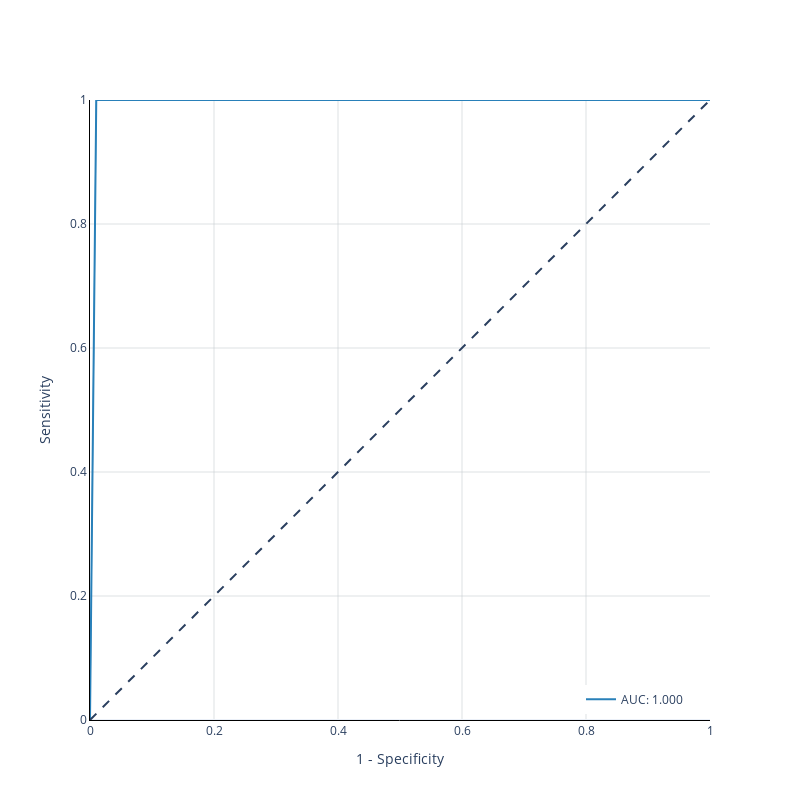

Write notebook code for a chart like this one.
### Code cell
kind = 'val'
c_fill      = 'rgba(52, 152, 219, 0.2)'
c_line      = 'rgba(52, 152, 219, 0.5)'
c_line_main = 'rgba(41, 128, 185, 1.0)'
c_grid      = 'rgba(189, 195, 199, 0.5)'
c_annot     = 'rgba(149, 165, 166, 0.5)'
c_highlight = 'rgba(192, 57, 43, 1.0)'
fpr_mean    = np.linspace(0, 1, 100)
interp_tprs = []
for i in range(100):
    fpr           = results[kind]['fpr'][i]
    tpr           = results[kind]['tpr'][i]
    interp_tpr    = np.interp(fpr_mean, fpr, tpr)
    interp_tpr[0] = 0.0
    interp_tprs.append(interp_tpr)
tpr_mean     = np.mean(interp_tprs, axis=0)
tpr_mean[-1] = 1.0
tpr_std      = 2*np.std(interp_tprs, axis=0)
tpr_upper    = np.clip(tpr_mean+tpr_std, 0, 1)
tpr_lower    = tpr_mean-tpr_std
auc          = np.mean(results[kind]['auc'])
fig = go.Figure([
    go.Scatter(
        x          = fpr_mean,
        y          = tpr_upper,
        line       = dict(color=c_line, width=1),
        hoverinfo  = "skip",
        showlegend = False,
        name       = 'upper'),
    go.Scatter(
        x          = fpr_mean,
        y          = tpr_lower,
        fill       = 'tonexty',
        fillcolor  = c_fill,
        line       = dict(color=c_line, width=1),
        hoverinfo  = "skip",
        showlegend = False,
        name       = 'lower'),
    go.Scatter(
        x          = fpr_mean,
        y          = tpr_mean,
        line       = dict(color=c_line_main, width=2),
        hoverinfo  = "skip",
        showlegend = True,
        name       = f'AUC: {auc:.3f}')
])
fig.add_shape(
    type ='line', 
    line =dict(dash='dash'),
    x0=0, x1=1, y0=0, y1=1
)
fig.update_layout(
    template    = 'plotly_white', 
    title_x     = 0.5,
    xaxis_title = "1 - Specificity",
    yaxis_title = "Sensitivity",
    width       = 800,
    height      = 800,
    legend      = dict(
        yanchor="bottom", 
        xanchor="right", 
        x=0.95,
        y=0.01,
    )
)
fig.update_yaxes(
    range       = [0, 1],
    gridcolor   = c_grid,
    scaleanchor = "x", 
    scaleratio  = 1,
    linecolor   = 'black')
fig.update_xaxes(
    range       = [0, 1],
    gridcolor   = c_grid,
    constrain   = 'domain',
    linecolor   = 'black')

### Figure 1 — Plotly figure (JSON) as saved in the notebook; plotly's stock layout.template omitted (floating-point values rounded to 4 significant figures)
{"data": [{"hoverinfo": "skip", "line": {"color": "rgba(52, 152, 219, 0.5)", "width": 1}, "name": "upper", "showlegend": false, "type": "scatter", "x": [0, 0.0101, 0.0202, 0.0303, 0.0404, 0.05051, 0.06061, 0.07071, 0.08081, 0.09091, 0.101, 0.1111, 0.1212, 0.1313, 0.1414, 0.1515, 0.1616, 0.1717, 0.1818, 0.1919, 0.202, 0.2121, 0.2222, 0.2323, 0.2424, 0.2525, 0.2626, 0.2727, 0.2828, 0.2929, 0.303, 0.3131, 0.3232, 0.3333, 0.3434, 0.3535, 0.3636, 0.3737, 0.3838, 0.3939, 0.404, 0.4141, 0.4242, 0.4343, 0.4444, 0.4545, 0.4646, 0.4747, 0.4848, 0.4949, 0.5051, 0.5152, 0.5253, 0.5354, 0.5455, 0.5556, 0.5657, 0.5758, 0.5859, 0.596, 0.6061, 0.6162, 0.6263, 0.6364, 0.6465, 0.6566, 0.6667, 0.6768, 0.6869, 0.697, 0.7071, 0.7172, 0.7273, 0.7374, 0.7475, 0.7576, 0.7677, 0.7778, 0.7879, 0.798, 0.8081, 0.8182, 0.8283, 0.8384, 0.8485, 0.8586, 0.8687, 0.8788, 0.8889, 0.899, 0.9091, 0.9192, 0.9293, 0.9394, 0.9495, 0.9596, 0.9697, 0.9798, 0.9899, 1], "y": [0, 1, 1, 1, 1, 1, 1, 1, 1, 1, 1, 1, 1, 1, 1, 1, 1, 1, 1, 1, 1, 1, 1, 1, 1, 1, 1, 1, 1, 1, 1, 1, 1, 1, 1, 1, 1, 1, 1, 1, 1, 1, 1, 1, 1, 1, 1, 1, 1, 1, 1, 1, 1, 1, 1, 1, 1, 1, 1, 1, 1, 1, 1, 1, 1, 1, 1, 1, 1, 1, 1, 1, 1, 1, 1, 1, 1, 1, 1, 1, 1, 1, 1, 1, 1, 1, 1, 1, 1, 1, 1, 1, 1, 1, 1, 1, 1, 1, 1, 1]}, {"fill": "tonexty", "fillcolor": "rgba(52, 152, 219, 0.2)", "hoverinfo": "skip", "line": {"color": "rgba(52, 152, 219, 0.5)", "width": 1}, "name": "lower", "showlegend": false, "type": "scatter", "x": [0, 0.0101, 0.0202, 0.0303, 0.0404, 0.05051, 0.06061, 0.07071, 0.08081, 0.09091, 0.101, 0.1111, 0.1212, 0.1313, 0.1414, 0.1515, 0.1616, 0.1717, 0.1818, 0.1919, 0.202, 0.2121, 0.2222, 0.2323, 0.2424, 0.2525, 0.2626, 0.2727, 0.2828, 0.2929, 0.303, 0.3131, 0.3232, 0.3333, 0.3434, 0.3535, 0.3636, 0.3737, 0.3838, 0.3939, 0.404, 0.4141, 0.4242, 0.4343, 0.4444, 0.4545, 0.4646, 0.4747, 0.4848, 0.4949, 0.5051, 0.5152, 0.5253, 0.5354, 0.5455, 0.5556, 0.5657, 0.5758, 0.5859, 0.596, 0.6061, 0.6162, 0.6263, 0.6364, 0.6465, 0.6566, 0.6667, 0.6768, 0.6869, 0.697, 0.7071, 0.7172, 0.7273, 0.7374, 0.7475, 0.7576, 0.7677, 0.7778, 0.7879, 0.798, 0.8081, 0.8182, 0.8283, 0.8384, 0.8485, 0.8586, 0.8687, 0.8788, 0.8889, 0.899, 0.9091, 0.9192, 0.9293, 0.9394, 0.9495, 0.9596, 0.9697, 0.9798, 0.9899, 1], "y": [0, 1, 1, 1, 1, 1, 1, 1, 1, 1, 1, 1, 1, 1, 1, 1, 1, 1, 1, 1, 1, 1, 1, 1, 1, 1, 1, 1, 1, 1, 1, 1, 1, 1, 1, 1, 1, 1, 1, 1, 1, 1, 1, 1, 1, 1, 1, 1, 1, 1, 1, 1, 1, 1, 1, 1, 1, 1, 1, 1, 1, 1, 1, 1, 1, 1, 1, 1, 1, 1, 1, 1, 1, 1, 1, 1, 1, 1, 1, 1, 1, 1, 1, 1, 1, 1, 1, 1, 1, 1, 1, 1, 1, 1, 1, 1, 1, 1, 1, 1]}, {"hoverinfo": "skip", "line": {"color": "rgba(41, 128, 185, 1.0)", "width": 2}, "name": "AUC: 1.000", "showlegend": true, "type": "scatter", "x": [0, 0.0101, 0.0202, 0.0303, 0.0404, 0.05051, 0.06061, 0.07071, 0.08081, 0.09091, 0.101, 0.1111, 0.1212, 0.1313, 0.1414, 0.1515, 0.1616, 0.1717, 0.1818, 0.1919, 0.202, 0.2121, 0.2222, 0.2323, 0.2424, 0.2525, 0.2626, 0.2727, 0.2828, 0.2929, 0.303, 0.3131, 0.3232, 0.3333, 0.3434, 0.3535, 0.3636, 0.3737, 0.3838, 0.3939, 0.404, 0.4141, 0.4242, 0.4343, 0.4444, 0.4545, 0.4646, 0.4747, 0.4848, 0.4949, 0.5051, 0.5152, 0.5253, 0.5354, 0.5455, 0.5556, 0.5657, 0.5758, 0.5859, 0.596, 0.6061, 0.6162, 0.6263, 0.6364, 0.6465, 0.6566, 0.6667, 0.6768, 0.6869, 0.697, 0.7071, 0.7172, 0.7273, 0.7374, 0.7475, 0.7576, 0.7677, 0.7778, 0.7879, 0.798, 0.8081, 0.8182, 0.8283, 0.8384, 0.8485, 0.8586, 0.8687, 0.8788, 0.8889, 0.899, 0.9091, 0.9192, 0.9293, 0.9394, 0.9495, 0.9596, 0.9697, 0.9798, 0.9899, 1], "y": [0, 1, 1, 1, 1, 1, 1, 1, 1, 1, 1, 1, 1, 1, 1, 1, 1, 1, 1, 1, 1, 1, 1, 1, 1, 1, 1, 1, 1, 1, 1, 1, 1, 1, 1, 1, 1, 1, 1, 1, 1, 1, 1, 1, 1, 1, 1, 1, 1, 1, 1, 1, 1, 1, 1, 1, 1, 1, 1, 1, 1, 1, 1, 1, 1, 1, 1, 1, 1, 1, 1, 1, 1, 1, 1, 1, 1, 1, 1, 1, 1, 1, 1, 1, 1, 1, 1, 1, 1, 1, 1, 1, 1, 1, 1, 1, 1, 1, 1, 1]}], "layout": {"height": 800, "legend": {"x": 0.95, "xanchor": "right", "y": 0.01, "yanchor": "bottom"}, "shapes": [{"line": {"dash": "dash"}, "type": "line", "x0": 0, "x1": 1, "y0": 0, "y1": 1}], "title": {"x": 0.5}, "width": 800, "xaxis": {"constrain": "domain", "gridcolor": "rgba(189, 195, 199, 0.5)", "linecolor": "black", "range": [0, 1], "title": {"text": "1 - Specificity"}}, "yaxis": {"gridcolor": "rgba(189, 195, 199, 0.5)", "linecolor": "black", "range": [0, 1], "scaleanchor": "x", "scaleratio": 1, "title": {"text": "Sensitivity"}}}}
